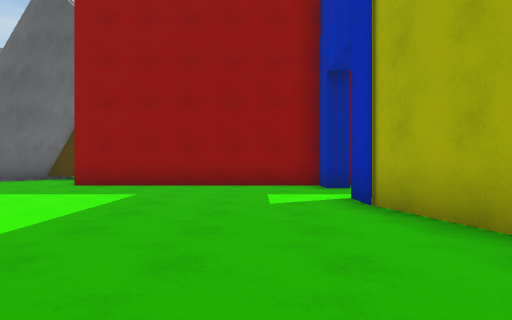
View 1 (above)

19 first-person views from a walk through a scene from a Unity 3-D project. The camera is 1.2 m above the floor, looks level and sees 70° across. The floor is counted in squares, 2 m on a side. Each view is taken from the middle of a square. On the plan, view 1 faces up. The plan holds only what a view shows up to about 10 squares ahead; the rest is blank. The place goes on beyond the plan. The player is left out.

View 2
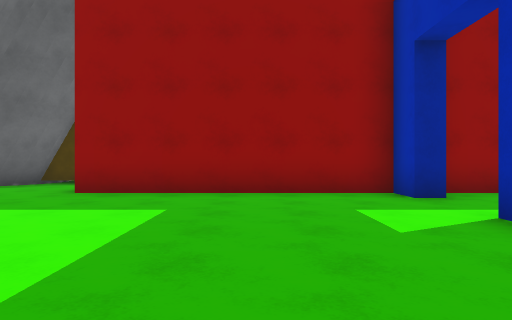

View 3
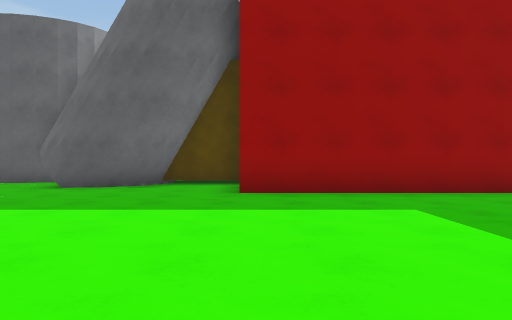

View 4
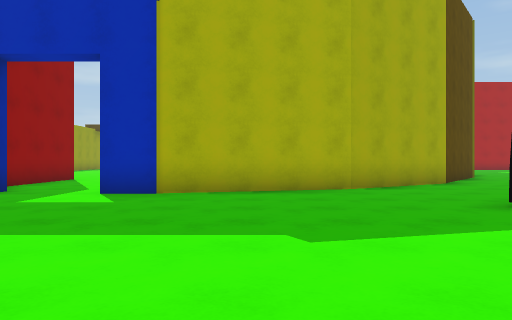

View 5
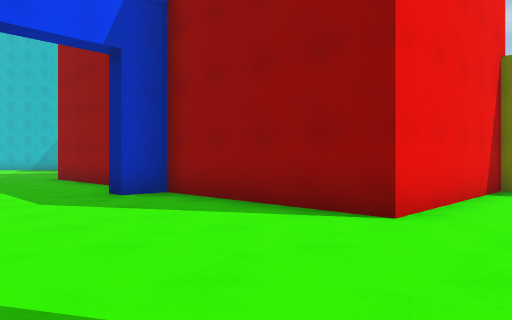

View 6
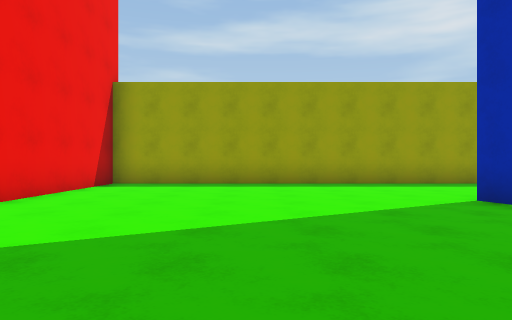

View 7
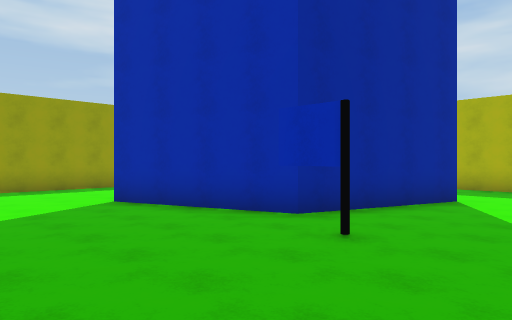

View 8
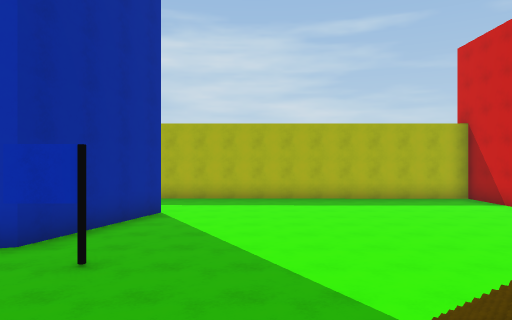

View 9
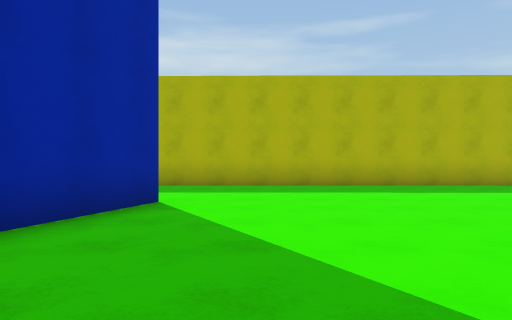

View 10
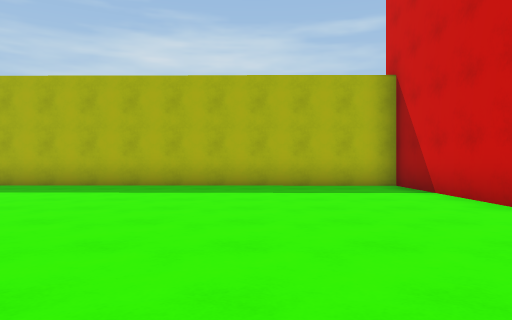

View 11
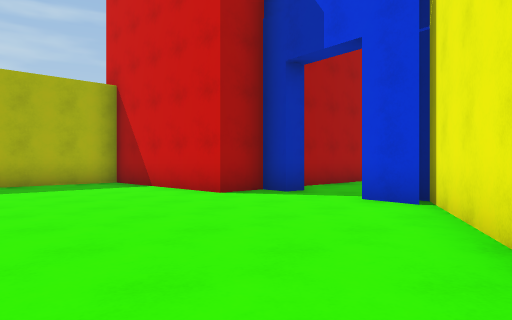

View 12
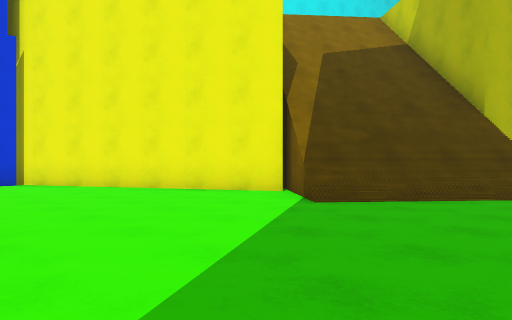

View 13
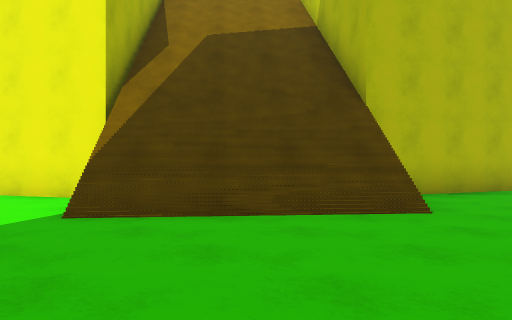

View 14
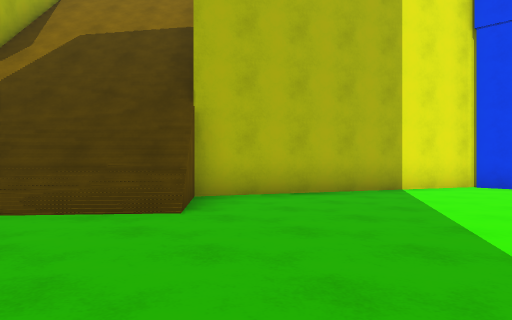

View 15
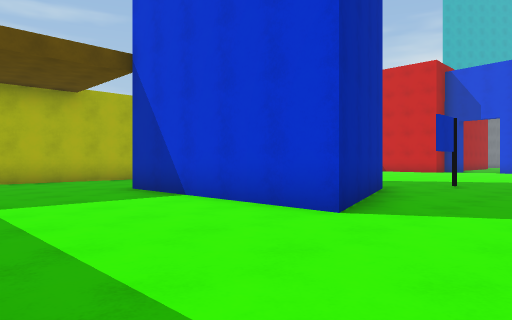

View 16
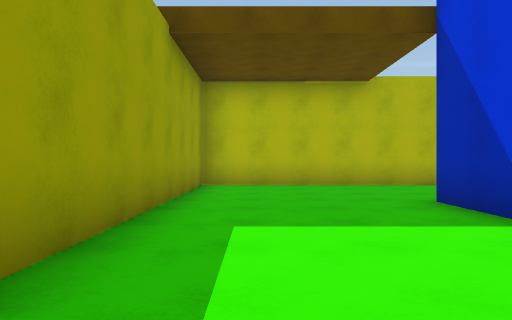

View 17
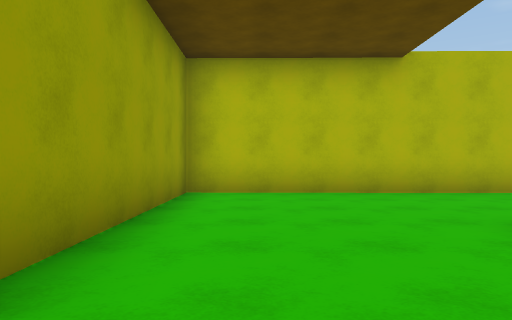

View 18
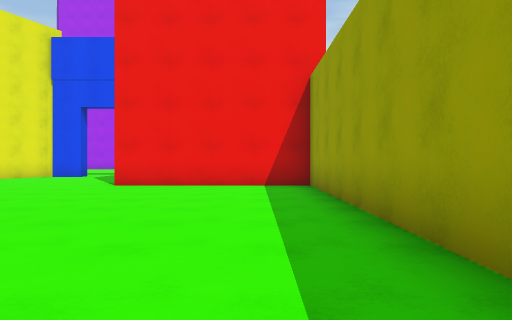

View 19
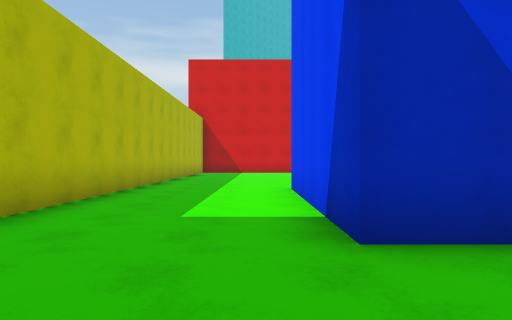

### Floor plan
Key: @ floor where view 1 was taken; # wall or solid block; . floor; / step, stairs or slope.
Columns run from 7 left of view 1 to 22 right of it. Each row starts with its distance up from view 1.
 14              #################
 13              #...............#
 12              #...............#
 11 ####         #...............#
 10 #..#         #...............#
  9 ...###########.......#####...#
  8 .........#...........#   #...#
  7 .....................##  #...#
  6 ......................####...#
  5  ........#...........#..##...#
  4  ........###.................#
  3   .......#####.//............#
  2    ....../#   #///...........#
  1     ......   ##////..........#
  0       .@../ ##////#..........#
 -1       #..../#/////#..........#
 -2          ..//////##..........#
 -3           ... //####.........#
 -4                ##  #.........#
 -5                    ##........#
 -6                     ##...#####
 -7                       ..##
 -8                        ..#
 -9                        ..#
-10                         .#

Where each view was taken, in squares from view 1:
view 1: 0 up, 0 right, facing up
view 2: 2 up, 1 left, facing up
view 3: 2 up, 4 left, facing up
view 4: 3 up, 5 left, facing right
view 5: 5 up, 8 right, facing up-left
view 6: 4 up, 10 right, facing up
view 7: 2 up, 10 right, facing up-right
view 8: 2 up, 9 right, facing right
view 9: 3 up, 13 right, facing right
view 10: 2 down, 13 right, facing right
view 11: 1 down, 12 right, facing down-right
view 12: 4 up, 16 right, facing down-left
view 13: 5 up, 13 right, facing down-left
view 14: 7 up, 11 right, facing down-left
view 15: 13 up, 11 right, facing down-right
view 16: 12 up, 13 right, facing right
view 17: 12 up, 15 right, facing right
view 18: 12 up, 15 right, facing left
view 19: 12 up, 19 right, facing down
